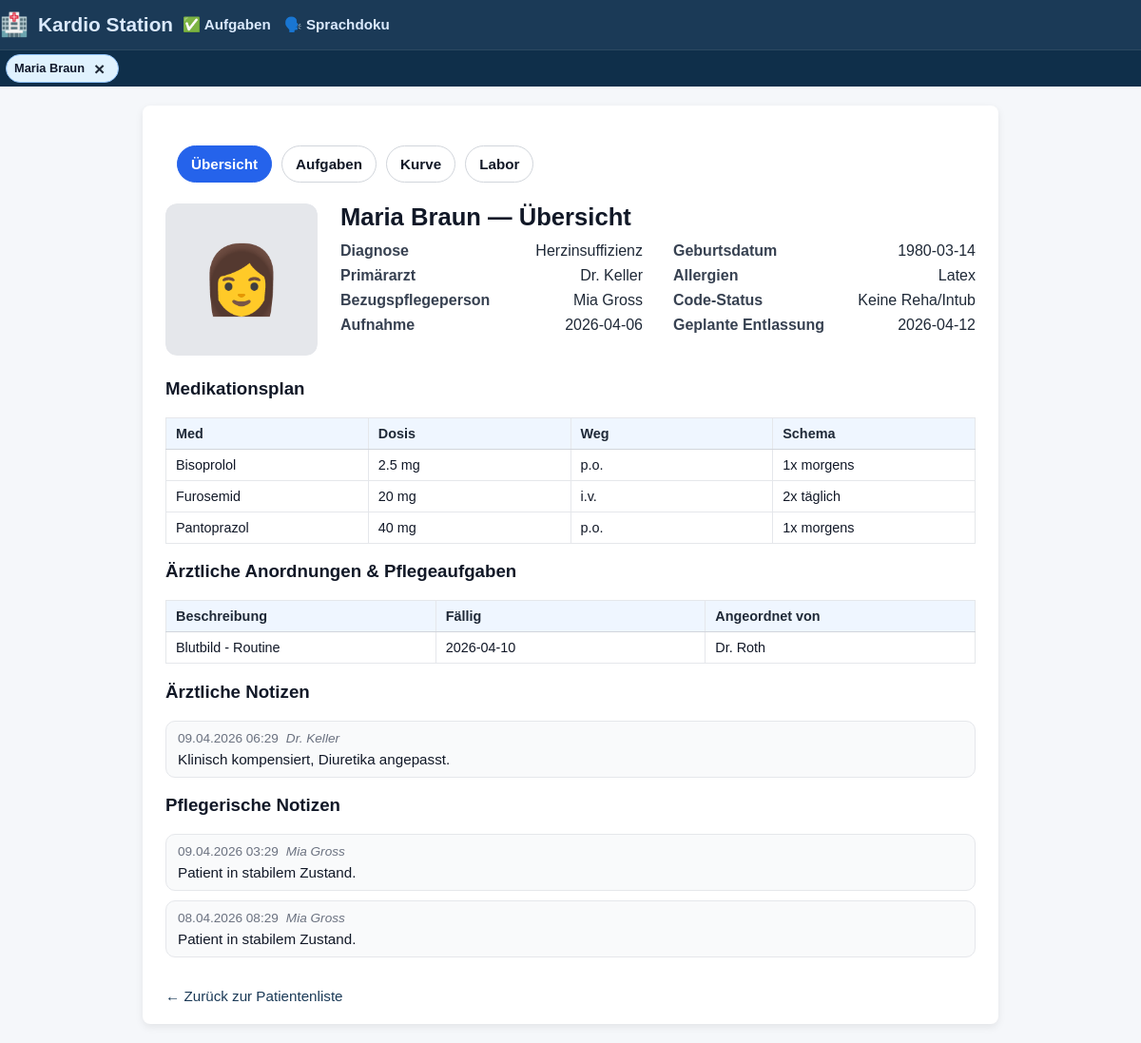
The app's page /patient/1, older data.
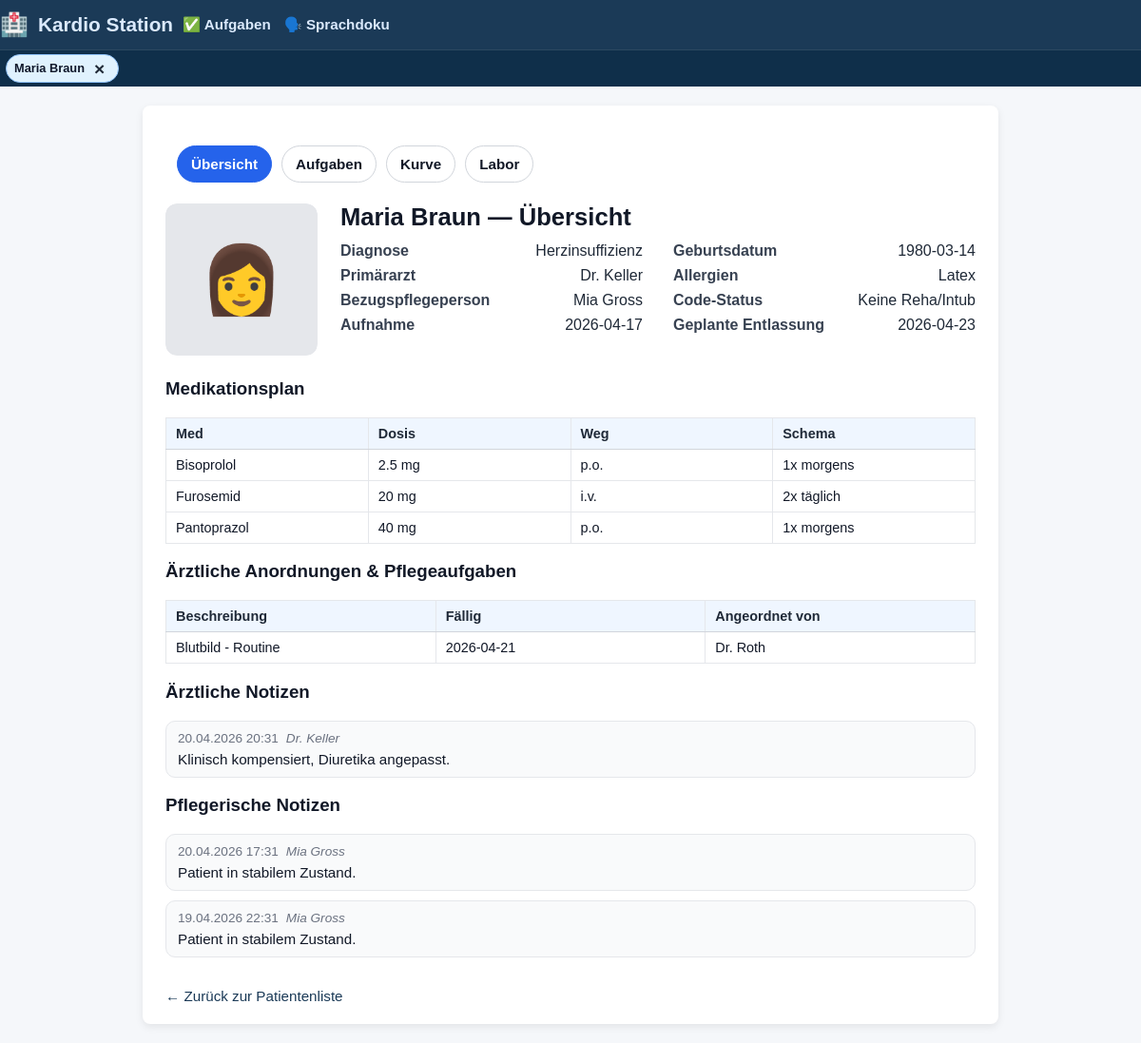
The same page, newer data.
### tables this page shows
CREATE TABLE patients (
    id INTEGER PRIMARY KEY AUTOINCREMENT,
    patient_identifier TEXT NOT NULL,
    name TEXT NOT NULL,
    gender TEXT,
    dob TEXT,
    room TEXT,
    diagnosis TEXT,
    bezugspflege_id INTEGER,
    allergies TEXT,
    code_status TEXT,
    admission_date TEXT,
    expected_discharge TEXT,
    primary_doctor TEXT,
    photo_filename TEXT,
    FOREIGN KEY (bezugspflege_id) REFERENCES nurses(id)
);

CREATE TABLE nurses (
    id INTEGER PRIMARY KEY AUTOINCREMENT,
    name TEXT NOT NULL
);

CREATE TABLE medications (
    id INTEGER PRIMARY KEY AUTOINCREMENT,
    patient_id INTEGER NOT NULL,
    name TEXT NOT NULL,
    dose TEXT,
    route TEXT,
    schedule TEXT,
    next_due TEXT,
    due_time TEXT,
    completed INTEGER DEFAULT 0,
    given INTEGER DEFAULT 0,
    not_given INTEGER DEFAULT 0,
    last_given_by TEXT,
    last_given_at TEXT,
    FOREIGN KEY (patient_id) REFERENCES patients(id)
);

CREATE TABLE orders (
    id INTEGER PRIMARY KEY AUTOINCREMENT,
    patient_id INTEGER NOT NULL,
    description TEXT NOT NULL,
    due_date TEXT,
    due_time TEXT,
    status TEXT,
    ordered_by TEXT,
    type TEXT,
    completed INTEGER DEFAULT 0,
    FOREIGN KEY (patient_id) REFERENCES patients(id)
);

CREATE TABLE doctor_notes (
    id INTEGER PRIMARY KEY AUTOINCREMENT,
    patient_id INTEGER NOT NULL,
    note TEXT NOT NULL,
    created_at TEXT,
    author TEXT,
    FOREIGN KEY (patient_id) REFERENCES patients(id)
);

CREATE TABLE nurse_notes (
    id INTEGER PRIMARY KEY AUTOINCREMENT,
    patient_id INTEGER NOT NULL,
    note TEXT NOT NULL,
    created_at TEXT,
    author TEXT,
    FOREIGN KEY (patient_id) REFERENCES patients(id)
);

### app.py (the view)
@app.route("/patient/<int:patient_id>", methods=["GET", "POST"])
def patient_detail(patient_id):
    conn = get_connection()
    cur = conn.cursor()
    cur.execute("""
        SELECT
            p.id,
            p.patient_identifier,
            p.name,
            p.gender,
            p.dob,
            p.diagnosis,
            p.bezugspflege_id,
            p.allergies,
            p.code_status,
            p.admission_date,
            p.expected_discharge,
            p.primary_doctor,
            p.photo_filename,
            n.name AS bezugspflege_name
        FROM patients p
        LEFT JOIN nurses n ON p.bezugspflege_id = n.id
        WHERE p.id = ?;
    """, (patient_id,))
    patient = cur.fetchone()
    cur.execute("SELECT id, name FROM nurses ORDER BY name;")
    nurses = cur.fetchall()
    cur.execute("""
        SELECT id, name, dose, route, schedule
        FROM medications
        WHERE patient_id = ?
            AND (given IS NULL OR given = 0)
            AND (not_given IS NULL OR not_given = 0)
        ORDER BY name;
    """, (patient_id,))
    meds = cur.fetchall()
    cur.execute("""
        SELECT description, due_date, status, ordered_by, type
        FROM orders
        WHERE patient_id = ?
        ORDER BY due_date;
    """, (patient_id,))
    orders = cur.fetchall()
    cur.execute("""
        SELECT note, created_at, author
        FROM doctor_notes
        WHERE patient_id = ?
        ORDER BY created_at DESC, id DESC;
    """, (patient_id,))
    doctor_notes = cur.fetchall()
    cur.execute("""
        SELECT note, created_at, author
        FROM nurse_notes
        WHERE patient_id = ?
        ORDER BY created_at DESC, id DESC;
    """, (patient_id,))
    nurse_notes = cur.fetchall()
    if patient:
        add_patient_tab(patient["id"], patient["name"], url_for("patient_detail", patient_id=patient["id"]))
        set_active_patient(patient["id"])
    cur.execute("""
        SELECT alert, severity, created_at
        FROM ai_alerts
        WHERE patient_id = ?
        ORDER BY datetime(created_at) DESC, id DESC;
    """, (patient_id,))
    alerts = cur.fetchall()
    current_nurse = get_current_nurse(conn)
    conn.close()
    conn.close()
    return render_template(
        "patient_detail.html",
        alerts=alerts,
        current_nurse=current_nurse,
        patient=patient,
        nurses=nurses,
        meds=meds,
        orders=orders,
        doctor_notes=doctor_notes,
        nurse_notes=nurse_notes,
        active_tab="overview",
    )

### app.py (called while the page is built, shortened)
def get_connection():
    conn = sqlite3.connect(DB_PATH)
    conn.row_factory = sqlite3.Row
    return conn

def get_current_nurse(conn=None):
    nurse_id = session.get("current_nurse_id")
    if not nurse_id:
        return None

def add_patient_tab(patient_id: int, patient_name: str, url: str):
    tabs = session.get("patient_tabs", [])
    tabs = [t for t in tabs if t.get("patient_id") != patient_id]
    tabs.append({
        "patient_id": patient_id,
        "name": patient_name,
        "url": url,   # where to go back to (last place)
    })
    tabs = tabs[-5:]
    session["patient_tabs"] = tabs

def set_active_patient(patient_id: int):
    session["active_patient_id"] = patient_id

@app.template_filter("format_dt")
def format_dt(value):
    if not value:
        return "–"
    try:
        dt = datetime.fromisoformat(value)
        return dt.astimezone(LOCAL_TZ).strftime("%d.%m.%Y %H:%M")
    except:
        return value

### templates/patient_detail.html (shortened to what this page needs)
<!DOCTYPE html>
<html>
<head>
    <link rel="stylesheet" href="{{ url_for('static', filename='styles.css') }}">
</head>
<body>
{% extends "base.html" %}
{% block content %}
{% include "_patient_tabs.html" %}
<div class="patient-header-block">
    <div class="patient-photo-container">
    {% if patient["photo_filename"] %}
        <img src="{{ url_for('static', filename='uploads/' ~ patient['photo_filename']) }}"
             alt="Patientenfoto"
             class="patient-photo-img">
    {% else %}
        <div class="patient-photo-placeholder">
            {% if patient['gender'] == 'F' %}
                👩
            {% elif patient['gender'] == 'M' %}
                👨
            {% else %}
                🙂
            {% endif %}
        </div>
    {% endif %}
    </div>
    <div class="clinical-info-column">
        <h1 class="patient-header-title">
            {{ patient["name"] }} — Übersicht</h1>
        <div class="clinical-summary-grid">
            <div class="clinical-col">
                <div class="field-row">
                    <span class="field-label">Diagnose</span>
                    <span class="field-value">{{ patient["diagnosis"] or "—" }}</span>
                </div>
                <div class="field-row">
                    <span class="field-label">Primärarzt</span>
                    <span class="field-value">{{ patient["primary_doctor"] or "—" }}</span>
                </div>
                <div class="field-row">
                    <span class="field-label">Bezugspflegeperson</span>
                    <span class="field-value">{{ patient["bezugspflege_name"] or "—" }}</span>
                </div>
                <div class="field-row">
                    <span class="field-label">Aufnahme</span>
                    <span class="field-value">{{ patient["admission_date"] or "—" }}</span>
                </div>
            </div>
            <div class="clinical-col">
                <div class="field-row">
                    <span class="field-label">Geburtsdatum</span>
                    <span class="field-value">{{ patient["dob"] or "—" }}</span>
                </div>
                <div class="field-row">
                    <span class="field-label">Allergien</span>
                    <span class="field-value">
                        {% if patient["allergies"] %}
                            {{ patient["allergies"] }}
                        {% else %}
                            —
                        {% endif %}
                    </span>
                </div>
                <div class="field-row">
                    <span class="field-label">Code-Status</span>
                    <span class="field-value">
                        {% if patient["code_status"] %}
                            {{ patient["code_status"] }}
                        {% else %}
                            —
                        {% endif %}
                    </span>
                </div>
                <div class="field-row">
                    <span class="field-label">Geplante Entlassung</span>
                    <span class="field-value">{{ patient["expected_discharge"] or "—" }}</span>
                </div>
            </div>
        </div>
    </div>
</div>
<h3>Medikationsplan</h3>
{% if meds %}
    <table class="detail-table">
        <thead>
            <tr>
                <th>Med</th>
                <th>Dosis</th>
                <th>Weg</th>
                <th>Schema</th>
            </tr>
        </thead>
        <tbody>
            {% for m in meds %}
                <tr>
                    <td>{{ m["name"] }}</td>
                    <td>{{ m["dose"] }}</td>
                    <td>{{ m["route"] }}</td>
                    <td>{{ m["schedule"] }}</td>
                </tr>
            {% endfor %}
        </tbody>
    </table>
{% else %}
    <p>Keine Medikation dokumentiert.</p>
{% endif %}
<h3>Ärztliche Anordnungen & Pflegeaufgaben</h3>
{% if orders %}
    <table class="detail-table">
        <thead>
            <tr>
                <th>Beschreibung</th>
                <th>Fällig</th>
                <th>Angeordnet von</th>
            </tr>
        </thead>
        <tbody>
            {% for o in orders %}
                <tr>
                    <td>{{ o["description"] }}</td>
                    <td>{{ o["due_date"] or "—" }}</td>
                    <td>{{ o["ordered_by"] or "—" }}</td>
                </tr>
            {% endfor %}
        </tbody>
    </table>
{% else %}
    <p>Keine offenen Anordnungen/Pflegeaufgaben dokumentiert.</p>
{% endif %}
<h3>Ärztliche Notizen</h3>
{% if doctor_notes %}
    <ul class="note-list">
        {% for n in doctor_notes %}
            <li class="note-item">
                <div class="note-meta">
                    <span class="note-time">{{ n["created_at"]| format_dt }}</span>
                    <span class="note-author">{{ n["author"] }}</span>
                </div>
                <div class="note-text">
                    {{ n["note"] }}
                </div>
            </li>
        {% endfor %}
    </ul>
{% else %}
    <p>Keine ärztlichen Notizen dokumentiert.</p>
{% endif %}
<h3>Pflegerische Notizen</h3>
{% if nurse_notes %}
    <ul class="note-list">
        {% for n in nurse_notes %}
            <li class="note-item">
                <div class="note-meta">
                    <span class="note-time">{{ n["created_at"]| format_dt }}</span>
                    <span class="note-author">{{ n["author"] }}</span>
                </div>
                <div class="note-text">
                    {{ n["note"] }}
                </div>
            </li>
        {% endfor %}
    </ul>
{% else %}
    <p>Keine pflegerischen Notizen dokumentiert.</p>
{% endif %}
        <a href="{{ url_for('home') }}" class="back-link">← Zurück zur Patientenliste</a>
{% endblock %}

### templates/base.html (shortened to what this page needs)
<!DOCTYPE html>
<html lang="de">
<head>
  <link rel="stylesheet" href="{{ url_for('static', filename='styles.css') }}">
</head>
<body>
<div class="header header-mobile">
  <div class="header-title">
    <span class="icon">🏥</span>
    <a class="station-link" href="{{ url_for('home') }}">Kardio Station</a>
  <div class="nav-links">
    <a href="{{ url_for('tasks_view') }}">✅ Aufgaben</a>
    <a href="{{ url_for('voice_doc') }}">🗣️ Sprachdoku</a>
    </div>
  </div>
</div>
{% set tabs = session.get("patient_tabs", []) %}
{% if tabs %}
  <div class="patient-tabs-bar">
    <div class="patient-tabs-scroll">
      {% for t in tabs %}
        <div class="patient-tab {% if session.get('active_patient_id') == t.patient_id %}active{% endif %}">
          <a class="patient-tab-link" href="{{ t.url }}">{{ t.name }}</a>
          <form method="POST" action="{{ url_for('close_current_patient') }}" class="patient-tab-exit-form">
  <button type="submit"
          class="patient-tab-exit"
          aria-label="Patient schließen">
    ×
  </button>
</form>
        </div>
      {% endfor %}
    </div>
  </div>
{% endif %}
<div class="container">
  {% block content %}{% endblock %}
</div>
</body>
</html>

### templates/_patient_tabs.html
{% if patient %}
<nav class="patient-tabs" aria-label="Patient navigation">
  <a class="tab {% if active_tab=='overview' %}active{% endif %}"
     href="{{ url_for('patient_detail', patient_id=patient.id) }}">Übersicht</a>
  <a class="tab {% if active_tab=='tasks' %}active{% endif %}"
     href="{{ url_for('tasks_view', patient_id=patient.id) }}">Aufgaben</a>
  <a class="tab {% if active_tab=='flowsheet' %}active{% endif %}"
     href="{{ url_for('flowsheet', patient_id=patient.id) }}">Kurve</a>
  <a class="tab {% if active_tab=='labs' %}active{% endif %}"
     href="{{ url_for('labs_view', patient_id=patient.id) }}">Labor</a>
</nav>
{% endif %}

Row changes from the older to the newer data that the page shows:
changed patients "Maria Braun": admission_date "2026-04-06" → "2026-04-17"; expected_discharge "2026-04-12" → "2026-04-23"
changed orders "Blutbild - Routine": due_date "2026-04-10" → "2026-04-21"
changed doctor_notes "Klinisch kompensiert, Diuretika angepasst.": created_at "09.04.2026 06:29" → "20.04.2026 20:31"
changed nurse_notes (number 1 of 2 on the later page): created_at "09.04.2026 03:29" → "20.04.2026 17:31"
changed nurse_notes (number 2 of 2 on the later page): created_at "08.04.2026 08:29" → "19.04.2026 22:31"
